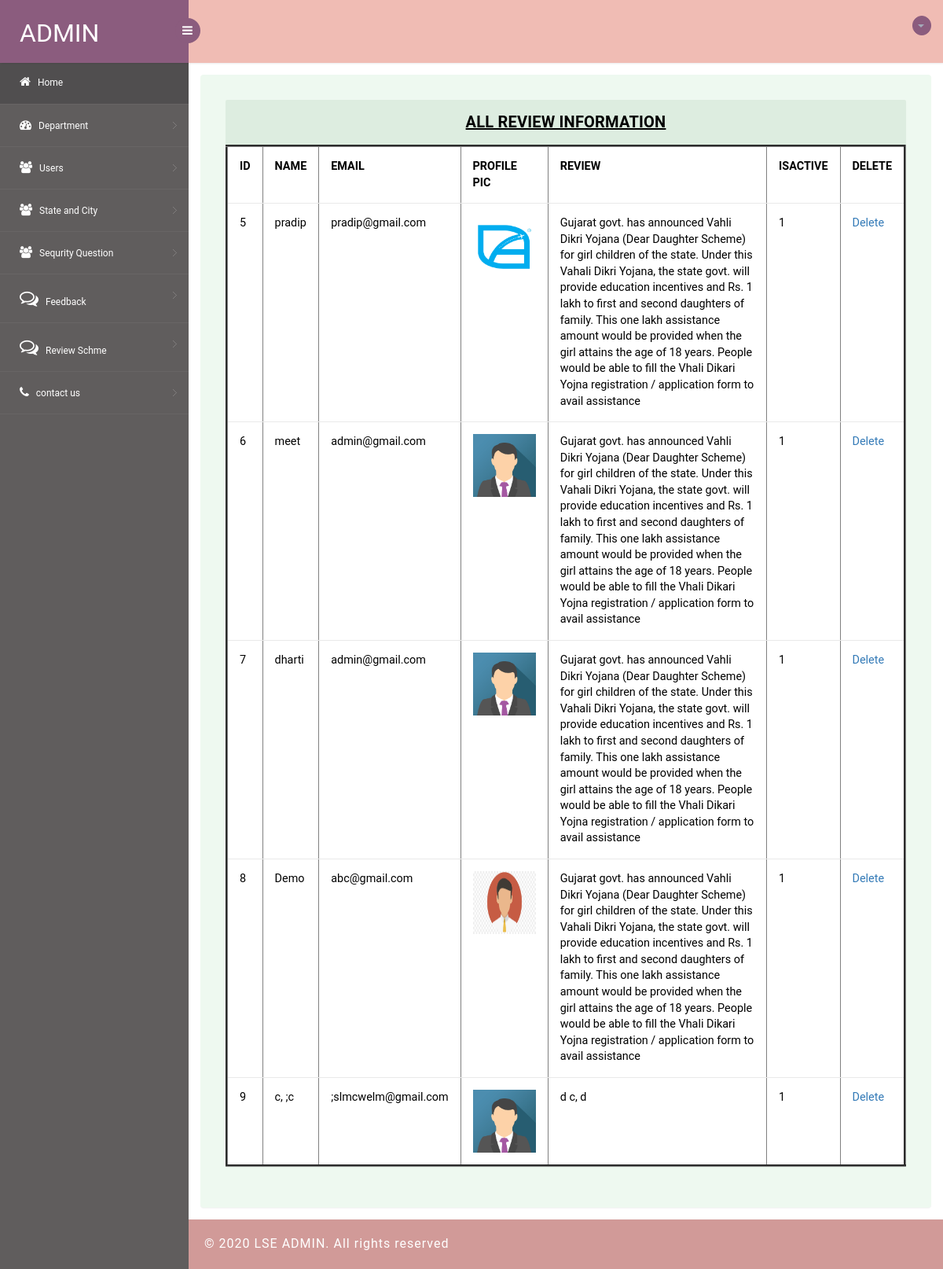
Page /admin/viewreview.php on the committed database.
### tables this page shows
CREATE TABLE `review_tbl` (
  `id` int(11) NOT NULL,
  `name` varchar(100) NOT NULL,
  `email` varchar(50) NOT NULL,
  `comment` varchar(500) NOT NULL,
  `profilepic` varchar(300) NOT NULL,
  `isactive` int(11) NOT NULL,
  `doi` datetime NOT NULL,
  `dou` datetime NOT NULL
);

### admin/viewreview.php (the view, shortened to what this page needs)
<?php
require '../common/dbconnect.php';
$qry="SELECT * FROM review_tbl WHERE isactive!=2";
$rs = mysqli_query($conn,$qry);
?>
<?php include'header.php'?>
<?php include'sidebar.php'?>
<section id="main-content">
    <section class="wrapper">
        <div class="table-agile-info">
 <div class="panel panel-default">
    <div class="panel-heading">
<B> <U>  ALL REVIEW INFORMATION</B></U>
    </div>
    <div>
                <div class="bor">
                  <table class="table table-hover" border="3">
    <tr>
        <th>ID</th>
        <th> NAME</th>
        <th>EMAIL</th>
        <th>PROFILE PIC</th>
        <th>REVIEW</th>
        <th>ISACTIVE</th>
        <th>DELETE</th>
    </tr>
<?php
if(mysqli_num_rows($rs)>0)
{
    while($row=mysqli_fetch_assoc($rs))
    {
?>
<tr>
    <td><?php echo $row['id']?></td>
    <td><?php echo $row['name']; ?></td>
    <td><?php echo $row['email']?></td>
<td><img src="../upload/<?php echo $row['profilepic']; ?>" width="80" height="80"></td>
<td><?php echo $row['comment']; ?></td>
<td><?php echo $row['isactive'];?></td>
 <td><a href="deletereview.php?id=<?php echo $row['id']; ?>">Delete</a></td>
</tr>
<?php
}
}
else{
    echo "0 Row Found";
}
?>
</table>
                               </div>
                            </div>
                        </div>
    </div>
</section>
          <?php include'footer.php'?>
</section>
</body>
</html>

### admin/css/style.css (style rules this page uses)
html, body { font-family: 'Roboto', sans-serif; font-size: 100%; overflow-x: hidden; background: url(../images/bg1.jpg) no-repeat 0px 0px; background-size:cover; }
body a { transition: 0.5s all ease; -webkit-transition: 0.5s all ease; -moz-transition: 0.5s all ease; -o-transition: 0.5s all ease; -ms-transition: 0.5s all ease; text-decoration:none; }
#main-content { margin-left:240px; -webkit-transition:all .3s ease-in-out; -moz-transition:all .3s ease-in-out; -o-transition:all .3s ease-in-out; transition:all .3s ease-in-out; }
.wrapper { display:inline-block; margin-top:80px; padding:15px; width:100%; }
.panel-heading { position: relative; height: 57px; line-height: 57px; letter-spacing: 0.2px; color: #000; font-size: 18px; font-weight: 400; padding: 0 16px; background:#ddede0; border-top-right-radius: 2px; border-top-left-radius: 2px; text-transform: uppercase; text-align: center; }
.panel { border: none ! important; }
.table>tbody>tr>td, .table>tbody>tr>th, .table>tfoot>tr>td, .table>tfoot>tr>th, .table>thead>tr>td, .table>thead>tr>th { border-bottom: 1px solid #e9e9e9 ! important; }
.table > thead > tr > th, .table > tbody > tr > th, .table > tfoot > tr > th, .table > thead > tr > td, .table > tbody > tr > td, .table > tfoot > tr > td { border-top: none !important; color: black !important; }
.table td, .table>tbody>tr>td, .table>tbody>tr>th, .table>tfoot>tr>td, .table>tfoot>tr>th, .table>thead>tr>td, .table>thead>tr>th { padding: 15px!important; }
.table > thead > tr > th, .table > tbody > tr > th, .table > tfoot > tr > th, .table > thead > tr > td, .table > tbody > tr > td, .table > tfoot > tr > td { font-size: 0.9em; color: #999; border-top: none !important; }
.table-agile-info { background: #eef9f0; padding: 2em; border-radius: 4px; -webkit-box-shadow: 0 1px 1px rgba(0,0,0,.05); box-shadow: 0 1px 1px rgba(0,0,0,.05); }
.panel-default>.panel-heading { color: #000000 ! important; background-color: #ddede0 ! important; border-color: #ddede0 ! important; font-size: 20px; }

### rows in the picture
review_tbl: id "5", name "pradip", email "pradip@gmail.com", profilepic (picture), comment "Gujarat govt. has announced Vahli Dikri Yojana (Dear Daughter Scheme) for girl children of the state. Under this Vahali Dikri Yojana, the state govt. will provide education incentives and Rs. 1 lakh to first and second daughters of family. This one lakh assistance amount would be provided when the girl attains the age of 18 years. People would be able to fill the Vhali Dikari Yojna registration / application form to avail assistance", isactive "1"
review_tbl: id "6", name "meet", email "admin@gmail.com", profilepic (placeholder picture), comment "Gujarat govt. has announced Vahli Dikri Yojana (Dear Daughter Scheme) for girl children of the state. Under this Vahali Dikri Yojana, the state govt. will provide education incentives and Rs. 1 lakh to first and second daughters of family. This one lakh assistance amount would be provided when the girl attains the age of 18 years. People would be able to fill the Vhali Dikari Yojna registration / application form to avail assistance", isactive "1"
review_tbl: id "7", name "dharti", email "admin@gmail.com", profilepic (placeholder picture), comment "Gujarat govt. has announced Vahli Dikri Yojana (Dear Daughter Scheme) for girl children of the state. Under this Vahali Dikri Yojana, the state govt. will provide education incentives and Rs. 1 lakh to first and second daughters of family. This one lakh assistance amount would be provided when the girl attains the age of 18 years. People would be able to fill the Vhali Dikari Yojna registration / application form to avail assistance", isactive "1"
review_tbl: id "8", name "Demo", email "abc@gmail.com", profilepic (picture), comment "Gujarat govt. has announced Vahli Dikri Yojana (Dear Daughter Scheme) for girl children of the state. Under this Vahali Dikri Yojana, the state govt. will provide education incentives and Rs. 1 lakh to first and second daughters of family. This one lakh assistance amount would be provided when the girl attains the age of 18 years. People would be able to fill the Vhali Dikari Yojna registration / application form to avail assistance", isactive "1"
review_tbl: id "9", name "c, ;c", email ";slmcwelm@gmail.com", profilepic (placeholder picture), comment "d c, d", isactive "1"
